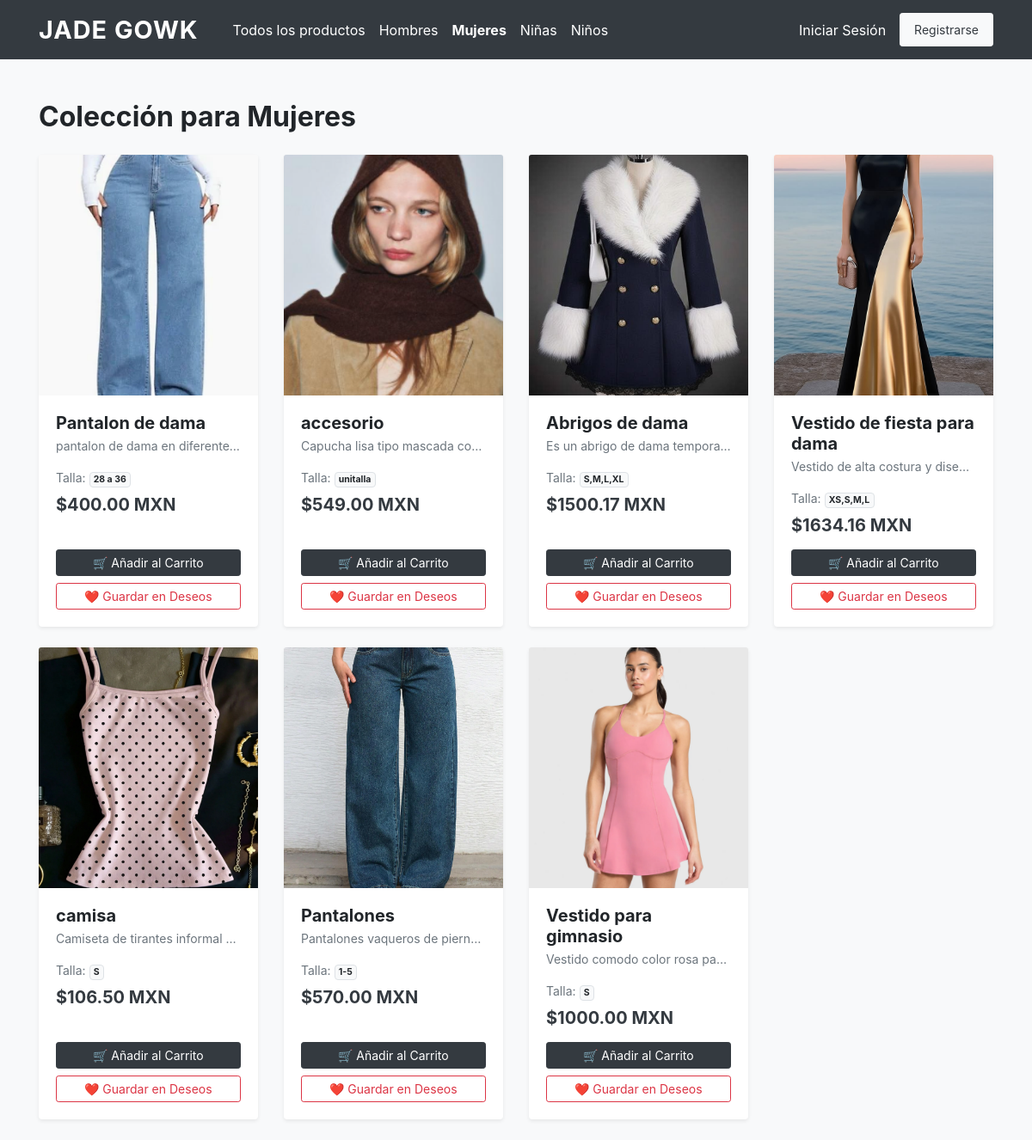
/mujeres/, run on an earlier commit of the app's database.
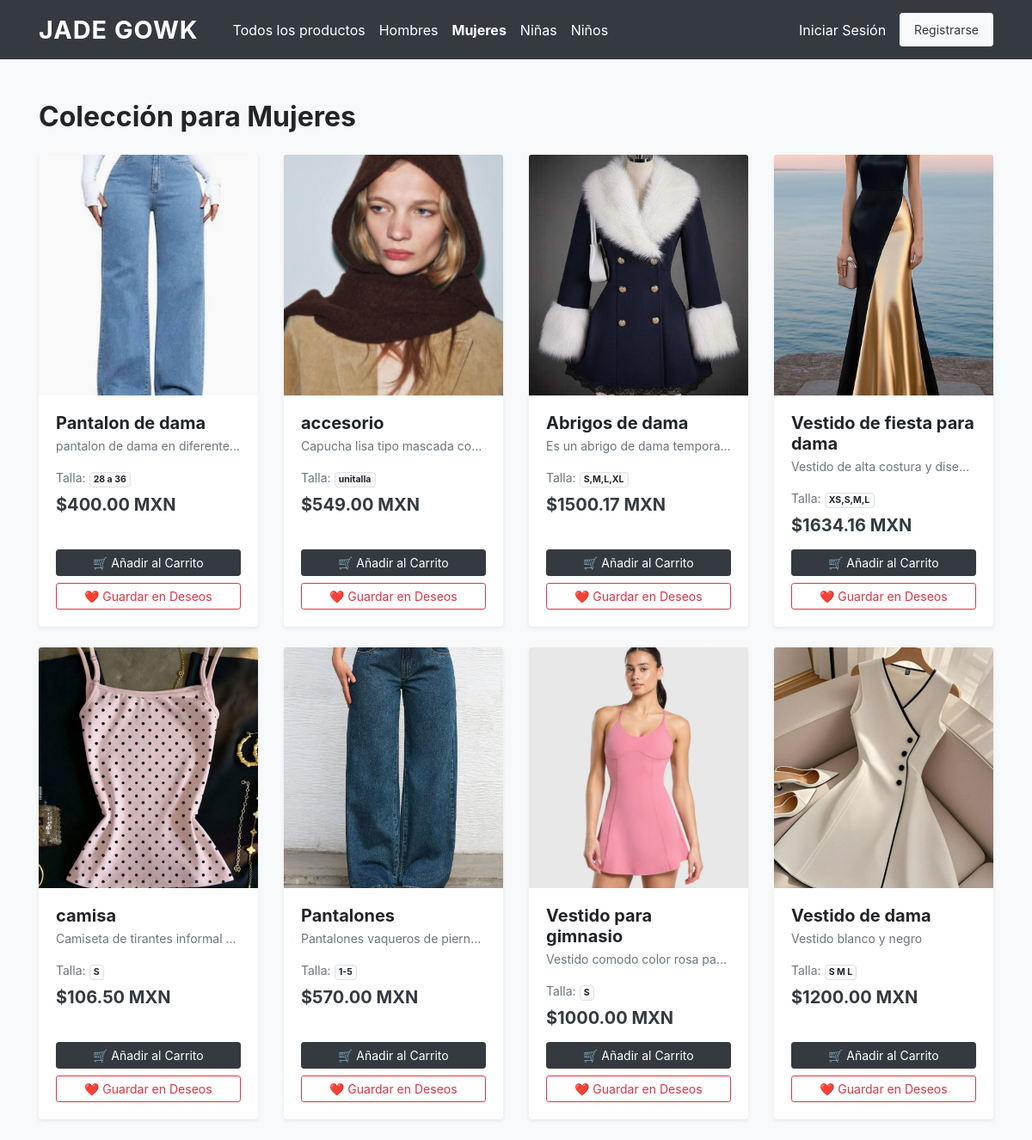
And on a later commit of the database.
### tienda/models.py (models this page shows, shortened)
class Producto(models.Model):
    CATEGORIAS = [
        ('Hombre', 'Hombre'),
        ('Mujer', 'Mujer'),
        ('Niña', 'Niña'),
        ('Niño', 'Niño'),
    ]
    nombre = models.CharField(max_length=100)
    descripcion = models.TextField()
    precio = models.DecimalField(max_digits=10, decimal_places=2)
    talla = models.CharField(max_length=10)
    stock = models.IntegerField()
    categoria = models.CharField(max_length=20, choices=CATEGORIAS)
    imagen = models.ImageField(upload_to='productos/', null=True, blank=True)

### tienda/views.py (the view)
# urls.py: path('mujeres/', views.mujeres, name='mujeres'),
def mujeres(request):
    productos = Producto.objects.filter(categoria='Mujer')
    return render(request, 'tienda/mujeres.html', {'productos': productos})

### tienda/templates/tienda/mujeres.html (shortened to what this page needs)
<!DOCTYPE html>
<html lang="es">
<head>
    <link rel="stylesheet" href="https://cdn.jsdelivr.net/npm/bootstrap@4.6.2/dist/css/bootstrap.min.css">
</head>
<body class="bg-light">
    <nav class="navbar navbar-expand-lg navbar-dark bg-dark sticky-top">
        <div class="container">
            <a class="navbar-brand" href="{% url 'inicio' %}">JADE GOWK</a>
            <div class="navbar-nav mr-auto">
                <a class="nav-link text-white ml-3" href="{% url 'inicio' %}">Todos los productos</a>
                <a class="nav-link text-white" href="{% url 'hombres' %}">Hombres</a>
                <a class="nav-link text-white active font-weight-bold" href="{% url 'mujeres' %}">Mujeres</a>
                <a class="nav-link text-white" href="{% url 'niñas' %}">Niñas</a>
                <a class="nav-link text-white" href="{% url 'niños' %}">Niños</a>
            </div>
            <div class="navbar-nav ml-auto align-items-center">
                {% if user.is_authenticated %}
                    <a class="nav-link text-white mr-2" href="{% url 'ver_lista_deseos' %}">❤️ Mis Deseos</a>
                    <a class="nav-link text-white mr-2" href="{% url 'ver_carrito' %}">🛒 Mi Carrito</a>
                    <a class="nav-link btn btn-outline-light btn-sm px-3 text-white" href="{% url 'perfil' %}">Mi Perfil</a>
                {% else %}
                    <a class="nav-link text-white mr-2" href="{% url 'login' %}">Iniciar Sesión</a>
                    <a class="nav-link btn btn-light btn-sm text-dark px-3" href="{% url 'registrar' %}">Registrarse</a>
                {% endif %}
            </div>
        </div>
    </nav>
    <div class="container mt-5">
        <h2 class="mb-4 font-weight-bold">Colección para Mujeres</h2>
        <div class="row">
            {% for producto in productos %}
                <div class="col-md-3 mb-4">
                    <div class="card h-100 product-card border-0 shadow-sm">
                        {% if producto.imagen %}
                            <img src="{{ producto.imagen.url }}" class="card-img-top" alt="{{ producto.nombre }}" style="height: 280px; object-fit: cover;">
                        {% else %}
                            <div class="bg-secondary text-white d-flex align-items-center justify-content-center" style="height: 280px;">
                                <span>Sin imagen</span>
                            </div>
                        {% endif %}
                        <div class="card-body d-flex flex-column">
                            <h5 class="card-title font-weight-bold mb-1">{{ producto.nombre }}</h5>
                            <p class="card-text text-muted small text-truncate">{{ producto.descripcion }}</p>
                            <p class="text-muted small mb-2">Talla: <span class="badge badge-light border">{{ producto.talla }}</span></p>
                            <h5 class="text-dark font-weight-bold mb-3">${{ producto.precio }} MXN</h5>
                            <div class="mt-auto">
                                <a href="{% url 'agregar_al_carrito' producto.id %}" class="btn btn-dark btn-block btn-sm mb-1">🛒 Añadir al Carrito</a>
                                <a href="{% url 'agregar_a_deseos' producto.id %}" class="btn btn-outline-danger btn-block btn-sm">❤️ Guardar en Deseos</a>
                            </div>
                        </div>
                    </div>
                </div>
            {% empty %}
                <div class="col-12 text-center py-5">
                    <p class="text-muted h5">No hay productos disponibles en esta categoría actualmente.</p>
                </div>
            {% endfor %}
        </div>
    </div>
</body>
</html>

What changed in the data, as far as the page shows it:
added Producto: imagen (picture), nombre "Vestido de dama", descripcion "Vestido blanco y negro", talla "S M L", precio "1200.00"
